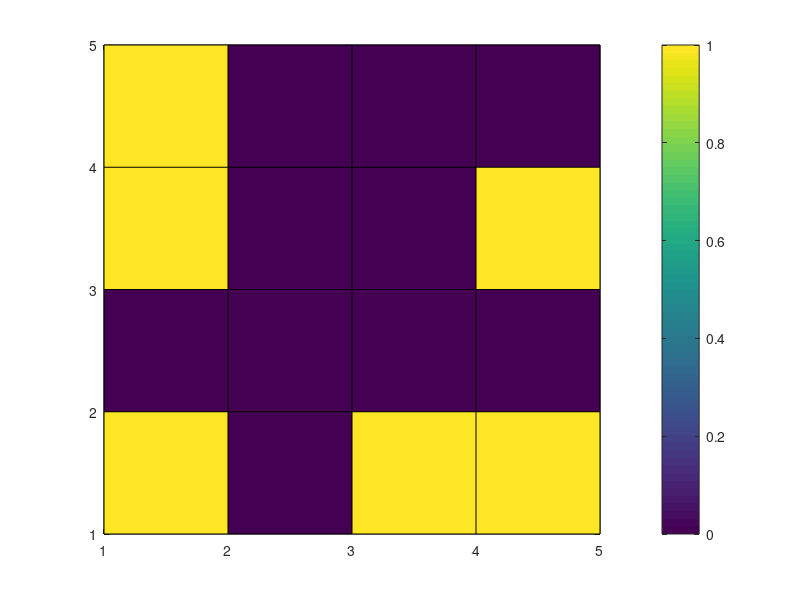

The MATLAB source for this figure: (Note: this script raises an error after producing the figure.)
% To find structures in a 3d array

%
rng('default') % For reproducibility
r = normrnd(0,1);
%

% In 2D this works
f1=figure(1);
c=randn(5,5,5);
pcolor(c(:,:,1))
colorbar

v2=c(:,:,1) > 0.5;
v4=find(c>0.5);
v3=double(v2);
pcolor(v3)
colorbar

%To get the indexes and loose the matrix form
[r1,c1,v1] = ind2sub(size(c),find(c >= 0.5));

% in general more than 3D
[subI{1:ndims(c)}] = ind2sub(size(c), find(c>0.5));
B=squeeze(QQ(:,:,1));

%In 3D is as simple as this

c=randn(30,30,30);
f2=figure(2);
pcolor(c(:,:,10))
colorbar

x = c>=0; %create the matrix with the same dimention that fulfils the condition
A=c.*x; % get the values in that position
f3=figure(3);
%pcolor(A(:,:,10))
pcolor(x(:,:,10))
colorbar

f4=figure(4);
pcolor(A(:,:,10))
colorbar


%%%%%%%%%%%%%%%%%%%%%%%%%%%%%%%%%%%%%
c=randn(10,10);
f2=figure(2);
pcolor(c)
colorbar

y=find(c>=0.5);
length(y) % this gives the number of cell fullfillin the condition

x = c>=0.5; %create the matrix with the same dimention that fulfils the condition
A=c.*x; % get the values in that position

xx=0; xmax=[];
yy=0; ymax=[];
rmax=[];

x1=0; y1=0; x2=0; y2=0;
for j=1:length(A(:,1))-1
    for i=1:length(A(1,:))-1
        if x(i,j)==0
            xmax(i,j)=x2;
            ymax(i,j)=y2;
            x1=0; y1=0; x2=0; y2=0;
            continue
        elseif x(i,j)==1 && x(i+1,j)==0 && x(i,j+1)==0           
            x1=1; y1=1;
            x2=x1; y2=y1;
             
            disp('one')
        elseif x(i,j)==1 && x(i+1,j)==1 && x(i,j+1)==0
            x1=1; y1=1; 
            x2=x2+x1; y2=y1;
            
            disp('two')
        elseif x(i,j)==1 && x(i+1,j)==1 && x(i,j+1)==1
            x1=1; y1=1;
            x2=x2+x1; y2=y2+y1;
            
            disp('three')      
            
        elseif x(i,j)==1 && x(i+1,j)==0 && x(i,j+1)==1
            x1=1; y1=1;
            x2=x1; y2=y2+y1;
              
            disp('four')
            
        else 

            disp('strange')
        end 
       
    end
end

f3=figure(3);
pcolor(x) %This way of ploting neglets the borders
colorbar

f4=figure(4);
pcolor(xmax)
colorbar

f5=figure(5);
pcolor(ymax)
colorbar








f6=figure(6);
pcolor(A)
colorbar

%to plot isosurfaces
fv = isosurface(X,Y,Z,V,isovalue)

